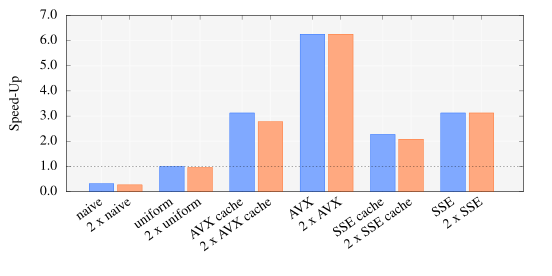

Write gnuplot code to recreate this figure.
set datafile separator ','
set size 2,1
unset key
# set key left
# set yr [0:0.5]
set yrange [0:0.001 < * < 1000]
# set ytics 0.25
set xr [-0.5:6]
set xtics rotate by 35 right
set yl "Speed-Up"
set format y "%.1f"
bs = 0.35
scale = 0.25
plot \
  "monte_carlo_pi_desktop.dat" every 2:::3::3 u 0:(scale/$2):(bs):xtic(1) with boxes fs solid 0.5 lc rgb "#0055ff" title "single instance",\
  "" every 2::1:3::3 u ($0+1.15*bs):(scale/$2):(bs):xtic(1) with boxes fs solid 0.5 lc rgb "#ff5500" title "double instance",\
  1 with l dt 2 lc black notitle,\
